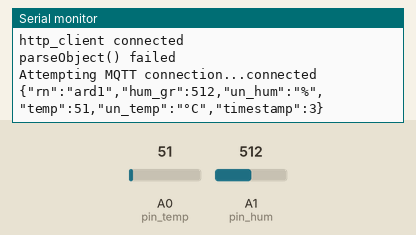
This sketch was run on a simulated Arduino Uno, built with avr-gcc and run on an emulated ATmega328P. Shown: the last lines printed to the serial monitor. The test bench sets the inputs (shaded band); at power-on: A0 (pin_temp) = 51, A1 (pin_hum) = 512. WiFi joins after 1.5 s; servers stay silent unless stated; uploads are accepted with an empty reply; no MQTT or app messages arrive unless stated.

Above: at 4.4 s.
4.5 s: A0 (pin_temp) set to 61
At 9.7 s:
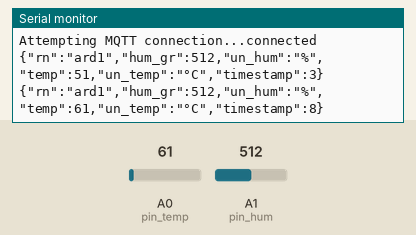
10.1 s: A1 (pin_hum) set to 716
At 14.5 s:
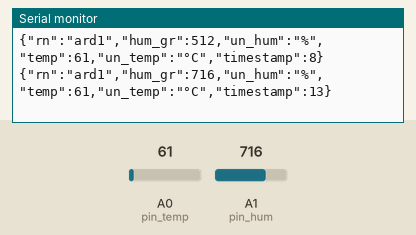
15.7 s: A0 (pin_temp) set to 71
At 19.2 s:
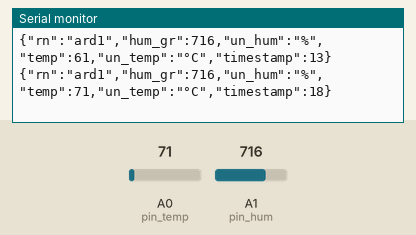
21.3 s: A1 (pin_hum) set to 900
At 23.8 s:
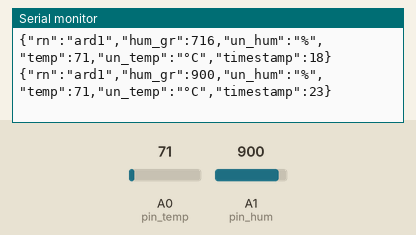
Timing chart, 0 to 25.3 s (numbered marks = the images above; inputs shaded):
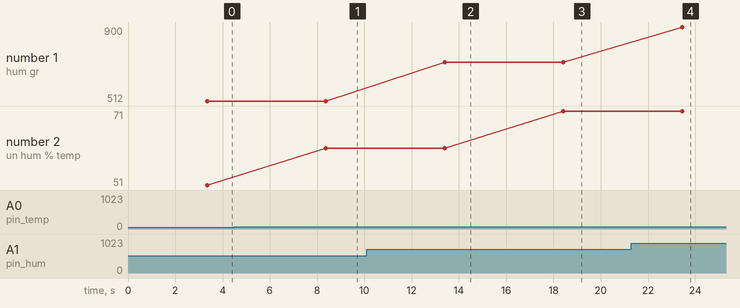

Measured:
- after the input at 4.5 s, the serial monitor: prints a new line after 3.9 s (image 1)
- after the input at 10.1 s, the serial monitor: prints a new line after 3.3 s (image 2)
- after the input at 15.7 s, the serial monitor: prints a new line after 2.7 s (image 3)
- after the input at 21.3 s, the serial monitor: prints a new line after 2.1 s (image 4)
- plotted number 1: 512 → 716 after the input at 10.1 s, 716 → 900 after the input at 21.3 s
- plotted number 2: 51 → 61 after the input at 4.5 s, 61 → 71 after the input at 15.7 s

The sketch:

arduino_dev_connector_ntp.ino
```cpp
/*Merge of NtpClient & mqtt_json*/
#include <SPI.h>
#include <Ethernet.h>
#include <EthernetUdp.h>
#include <PubSubClient.h>
#include <ArduinoJson.h>
#include <TimeLib.h>
#include <Time.h>


/*/////////////////////////////////// SETTINGS ///////////////////////////////////////////////////////*/
//Network settings (IP and MQTT)
byte mac[] = { 0xDE, 0xAD, 0xBE, 0xEF, 0xFE, 0xED };
//IPAddress ip(192, 168, 1, 10);
//IPAddress broker(192, 168, 1, 151); //broker address
//IPAddress dnServer(192, 168, 1, 254);
//IPAddress gateway(192, 168, 1, 254);
//IPAddress subnet(255, 255, 255, 0);
IPAddress ip(10, 42, 0, 10);
IPAddress dnServer(10, 42, 0, 1);
IPAddress gateway(10, 42, 0, 1);
IPAddress subnet(255, 255, 255, 0);

IPAddress broker(10, 42, 0, 1); //broker address
unsigned int broker_port = 1883;

IPAddress res_cat(10, 42, 0, 1);
unsigned int res_cat_port = 8080;
char res_cat_s[24];

//NTP settings
char NTP_Server[] = "ntp1.inrim.it";  // I.N.RI.M NTP server (http://www.inrim.it/ntp/index_i.shtml)
unsigned int localPort = 8888;        // local port to listen for UDP packets
const int NTP_PACKET_SIZE = 48;       // NTP time stamp is in the first 48 bytes of the message
byte packetBuffer[ NTP_PACKET_SIZE ]; //buffer to hold incoming and outgoing packets

//INSTANCES
EthernetUDP Udp;    // UDP instance to let us send and receive packets over UDP
EthernetClient http_client;
EthernetClient ethClient;
PubSubClient client(ethClient); //MQTT client to publish

//Analog pin of Temp & Ground_humidity
int pin_temp=0;
int pin_hum=1;


/*/////////////////////////////////// SETUP ///////////////////////////////////////////////////////*/
void setup()
{
  // Open serial communications and wait for port to open:
  Serial.begin(9600);
  while (!Serial) {
  ; // wait for serial port to connect. Needed for Leonardo only
  }

//  client.setServer(broker, 1883);
//  client.setCallback(callback);

  // start Ethernet (static addressing) and UDP
  Ethernet.begin(mac, ip, dnServer, gateway, subnet);
  delay(2000);
  Udp.begin(localPort);

  // POST request for device registration into resource catalog!
  // GET request to retrieve broker infos
  if (http_client.connect(res_cat, 8080)) {
    Serial.println("http_client connected");  // DEBUG
    // Make a HTTP request:
    http_client.println("GET /res_cat/broker_info HTTP/1.1");
    sprintf(res_cat_s,"%d.%d.%d.%d:%d",res_cat[0],res_cat[1],res_cat[2],res_cat[3],res_cat_port);
    http_client.print("Host: ");
    http_client.println(res_cat_s);
    http_client.println("Connection: close");
    http_client.println();
  } else {
    // if you didn't get a connection to the server:
    Serial.println("connection of http_client failed"); // DEBUG
  }
  delay(1000);
  // if there are incoming bytes available from the server, read and print them:
  String http_res;
  while(http_client.available()){
    char c = http_client.read();
    //Serial.print(c);  //DEBUG
    http_res = http_res + c;
    // Delete HTTP header
    if(http_res.endsWith("\n")){
      http_res="";
    }
  }
  // if the server's disconnected, stop the client:
  if (!client.connected()) {
    //Serial.println(http_res); // DEBUG

    StaticJsonBuffer<150> jsonBuffer;
    JsonObject& data = jsonBuffer.parseObject(http_res);
    if (!data.success()) {
      Serial.println("parseObject() failed");
      return;
    }
    String broker_s = data["broker_ip"];
    IPAddress broker(broker_s.substring(0,3).toInt(),broker_s.substring(4,7).toInt(),broker_s.substring(8,9).toInt(),broker_s.substring(10,13).toInt());
    broker_port = data["broker_port"];
    //Serial.println(broker_s); // DEBUG
    //Serial.println(broker_port);  // DEBUG
    //Serial.println("disconnecting."); // DEBUG
    http_client.stop();
  }

  client.setServer(broker, broker_port);
  client.setCallback(callback);

  //NTP request
  sendNTPpacket(Udp, NTP_Server); // send a NTP packet to a time server
  delay(1000);   // wait to see if a reply is available

  while (!Udp.parsePacket()) {
    delay(5000);  // if no answer, wait five seconds before asking for the time again
    Ethernet.maintain();
    sendNTPpacket(Udp, NTP_Server); // send a NTP packet to a time server
  }

  setTime(readNTPpacket(Udp));  // set system time to one obtained from NTP
  Serial.println(now());  //DEBUGGING
}


/*/////////////////////////////////// LOOP ///////////////////////////////////////////////////////*/
void loop()
{
  if (!client.connected()) {
    reconnect();
  }
  client.loop();

  // Memory pool for JSON object tree.
  StaticJsonBuffer<150> jsonBuffer;
  // Create the root of the object tree.
  JsonObject& data = jsonBuffer.createObject();
  // Fill the json obj
  data["rn"] = "ard1";
  data["hum_gr"] = analogRead(pin_hum);
  data["un_hum"] = "%";
  data["temp"] = analogRead(pin_temp);
  data["un_temp"] = "°C";
  data["timestamp"] = now();
  char string[256];                       //DEBUG
  data.printTo(string, sizeof(string));   //DEBUG
  Serial.println(string);                 //DEBUG

  client.publish("outTopic",string,true);   // true --> RETAIN
  delay(5000);
}


/*/////////////////////////////////// FUNCTIONS ///////////////////////////////////////////////////////*/
/*MQTT FUNCTIONS*/
void callback(char* topic, byte* payload, unsigned int length) {
  Serial.print("Message arrived [");
  Serial.print(topic);
  Serial.print("] ");
  for (int i=0;i<length;i++) {
    Serial.print((char)payload[i]);
  }
  Serial.println();
}

void reconnect() {
  // Loop until we're reconnected
  while (!client.connected()) {
    Serial.print("Attempting MQTT connection...");
    // Attempt to connect
    if (client.connect("arduinoClient")) {
      Serial.println("connected");
      // Once connected, publish an announcement...
      //client.publish("outTopic","hello world");
      // ... and subscribe
      client.subscribe("inTopic");
    } else {
      Serial.print("failed, rc=");
      Serial.print(client.state());
      Serial.println(" try again in 5 seconds");
      // Wait 5 seconds before retrying
      delay(5000);
    }
  }
}


/*NTP FUNCTIONS*/
// send an NTP request to the time server at the given address
void sendNTPpacket(EthernetUDP Udp, char* address) {
  // set all bytes in the buffer to 0
  memset(packetBuffer, 0, NTP_PACKET_SIZE);
  // Initialize values needed to form NTP request
  // (see URL above for details on the packets)
  packetBuffer[0] = 0b11100011;   // LI, Version, Mode
  packetBuffer[1] = 0;     // Stratum, or type of clock
  packetBuffer[2] = 6;     // Polling Interval
  packetBuffer[3] = 0xEC;  // Peer Clock Precision
  // 8 bytes of zero for Root Delay & Root Dispersion
  packetBuffer[12]  = 49;
  packetBuffer[13]  = 0x4E;
  packetBuffer[14]  = 49;
  packetBuffer[15]  = 52;

  // all NTP fields have been given values, now
  // you can send a packet requesting a timestamp:
  Udp.beginPacket(address, 123); //NTP requests are to port 123
  Udp.write(packetBuffer, NTP_PACKET_SIZE);
  Udp.endPacket();
}

// read packet and return unix time format time
unsigned long readNTPpacket(EthernetUDP Udp){
  // We've received a packet, read the data from it
  Udp.read(packetBuffer, NTP_PACKET_SIZE); // read the packet into the buffer

  // the timestamp starts at byte 40 of the received packet and is four bytes,
  // or two words, long. First, extract the two words:
  unsigned long highWord = word(packetBuffer[40], packetBuffer[41]);
  unsigned long lowWord = word(packetBuffer[42], packetBuffer[43]);

  // combine the four bytes (two words) into a long integer
  // this is NTP time (seconds since Jan 1 1900):
  unsigned long secsSince1900 = highWord << 16 | lowWord;

  // now convert NTP time into everyday time:
  // Unix time starts on Jan 1 1970. In seconds, that's 2208988800:
  const unsigned long seventyYears = 2208988800UL;
  // subtract seventy years:
  unsigned long epoch = secsSince1900 - seventyYears;
  return epoch;
}
```
